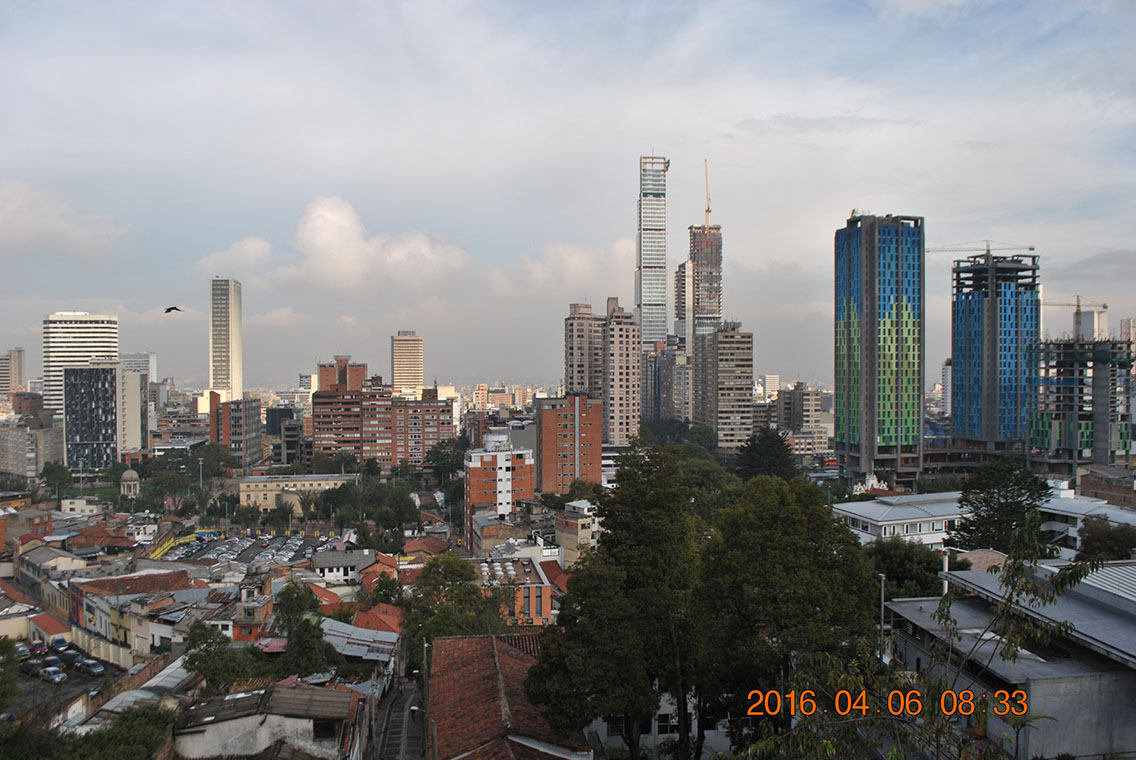
%> input picture 7.JPG, 1136 x 760 px
$ octave --eval "highlight;"   (GNU Octave 9; MATLAB toolbox functions it lacks are replaced by stand-ins)
%> lines starting %> are read from the running program, lines starting %| are printed output that depends on the picture; in (x1, y1, x2, y2) boxes, pixels count from 0 and x2, y2 are one past the last pixel; in counts of white or black regions, pixels touching at a corner belong together; the program's own positions count from 1
%Analisis de la visibilidad atmosferica del centro de la ciudad de Bogotá por medio de la intensidad  de imagenes
%Primer sitio: ML1
%Número de posibles imagenes:6
%Los niveles de las imagenes fueron arrglados previamente en ps, ademas del tamaño de las mismas.
%Se tendra una resolución de 100 pixeles/cm en 1000x~700 pixeles
%La base será la imagen 7
function highlight()

imagen = rgb2gray(imread('7.jpg'));
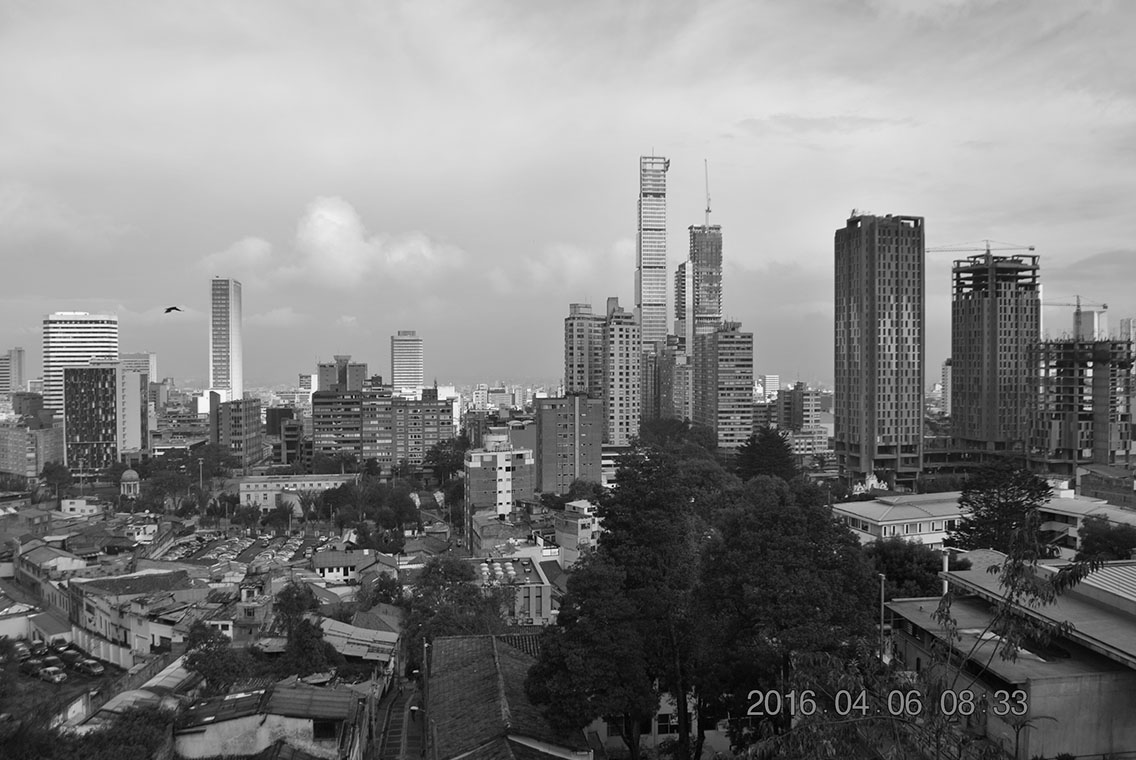
%> imagen: size 760x1136 uint8; min 0, max 255, mean 128.7
zone1 = imagen(360:380,620:640);
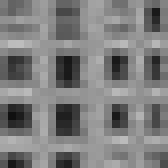
%> zone1: size 21x21 uint8 (shown 8 times larger); min 16, max 189, mean 125.2
prom = mean2(zone1);
%> prom = 125.2
imagen(360:380,620:640) = 0;
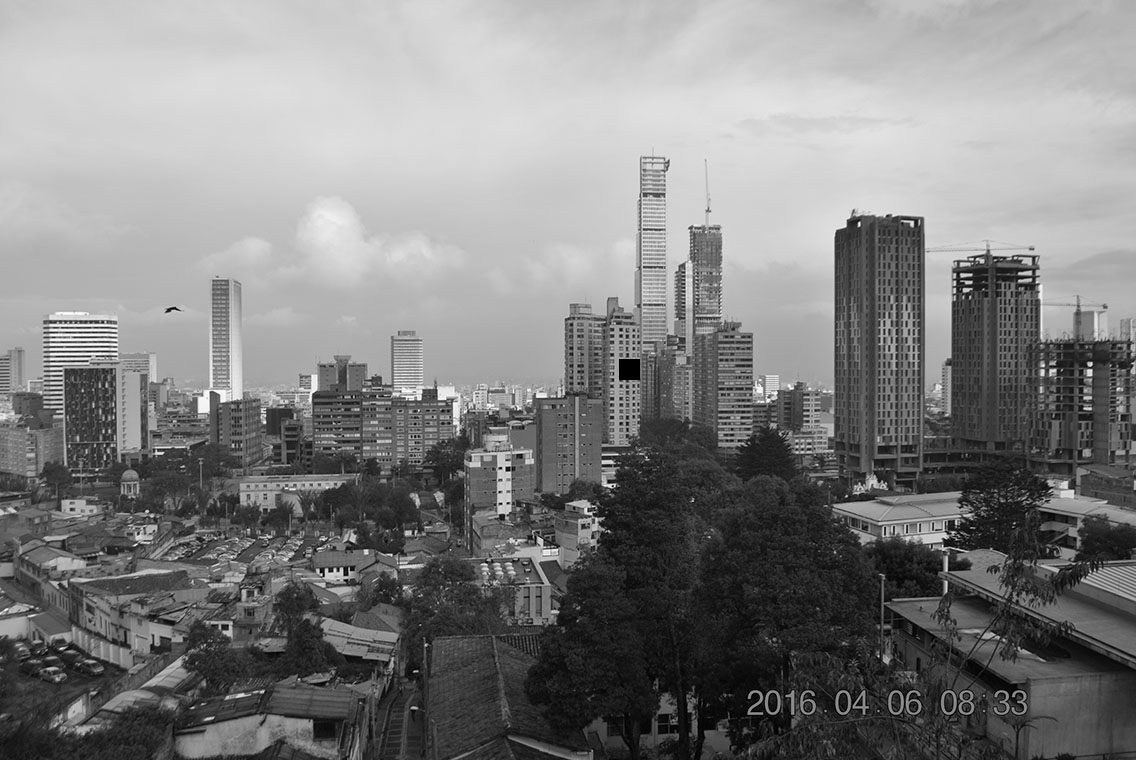
%> imagen: size 760x1136 uint8; 0.05% of pixels changed, all inside (x1, y1, x2, y2) = (619, 359, 640, 380)
fprintf('El promedio de la imagen base es %d, \n ',prom);
%| El promedio de la imagen base es 125.172,
imshow(imagen);
arreglo = zeros(1,6);
arreglo1 = zeros(1,6);
arreglo2 = zeros(1,6);
    for n=1:6

        text = sprintf('%d.jpg',n);
        foto = rgb2gray(imread(text));
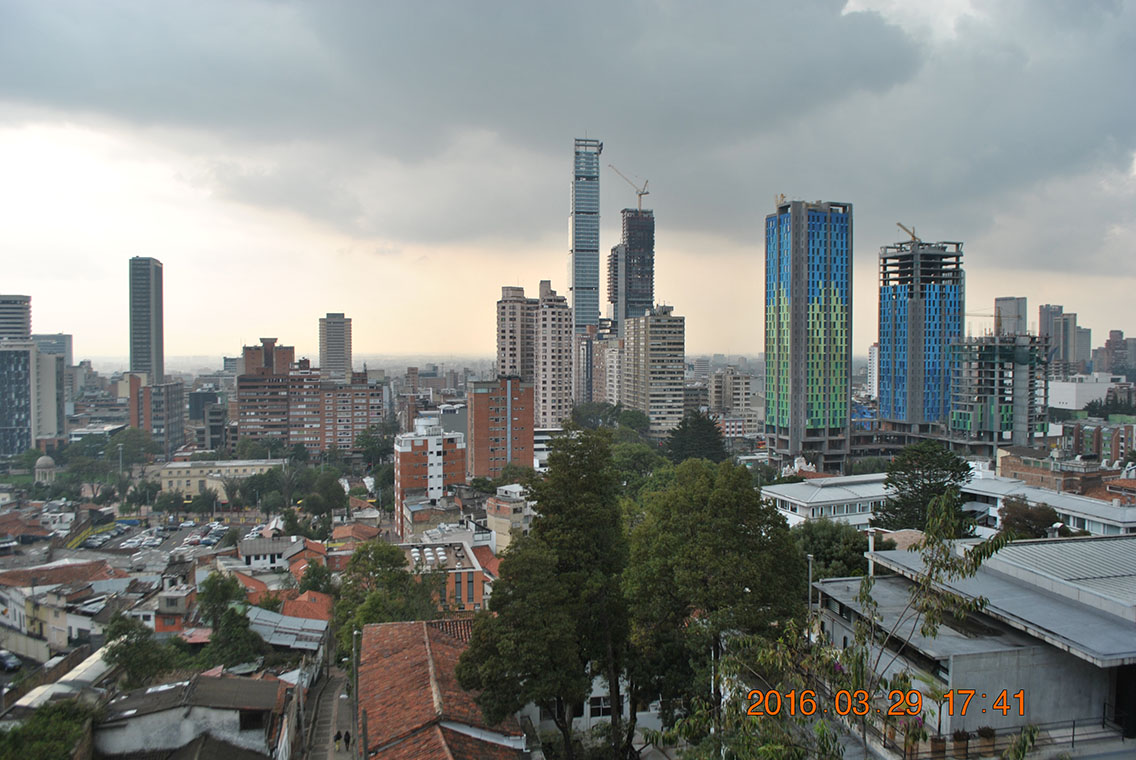
%> input picture 1.JPG, 1136 x 760 px
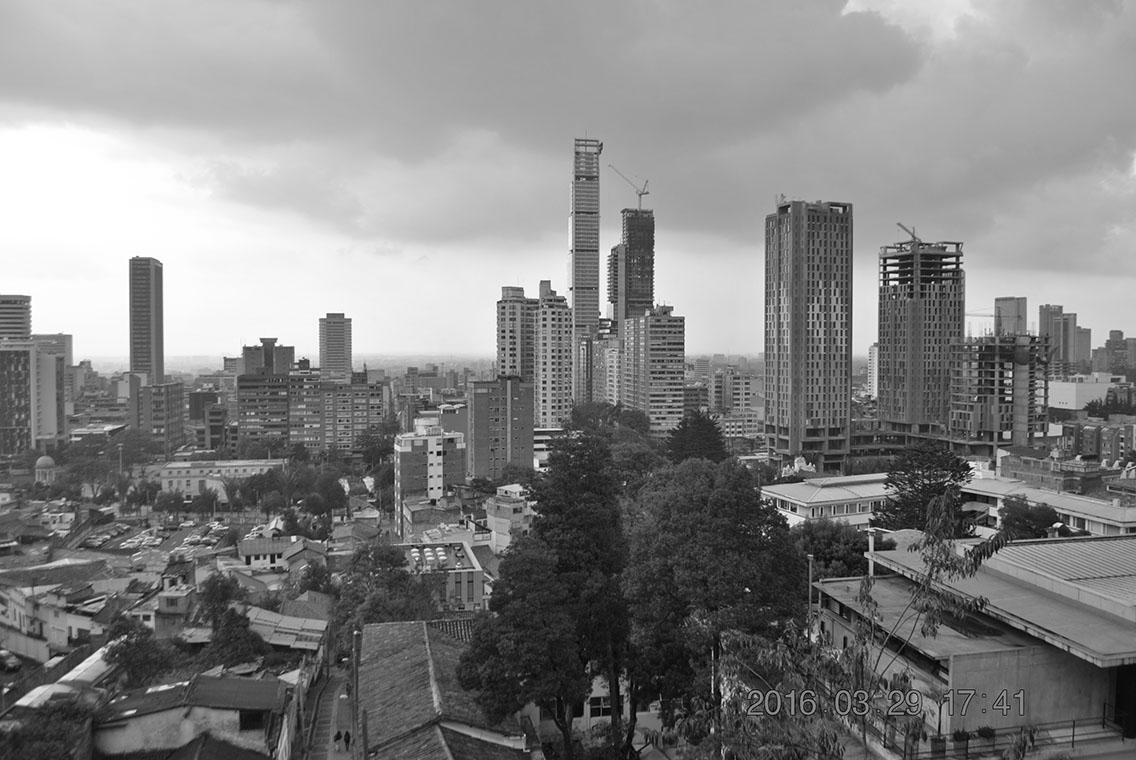
%> foto: size 760x1136 uint8; min 0, max 255, mean 131.3
        zone2 = foto(360:380,620:640);
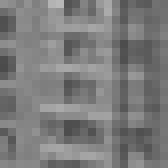
%> zone2: size 21x21 uint8 (shown 8 times larger); min 75, max 184, mean 123.5
        prom2 = mean2(zone2);
%> prom2 = 123.5
        foto(360:380,620:640) = 0;
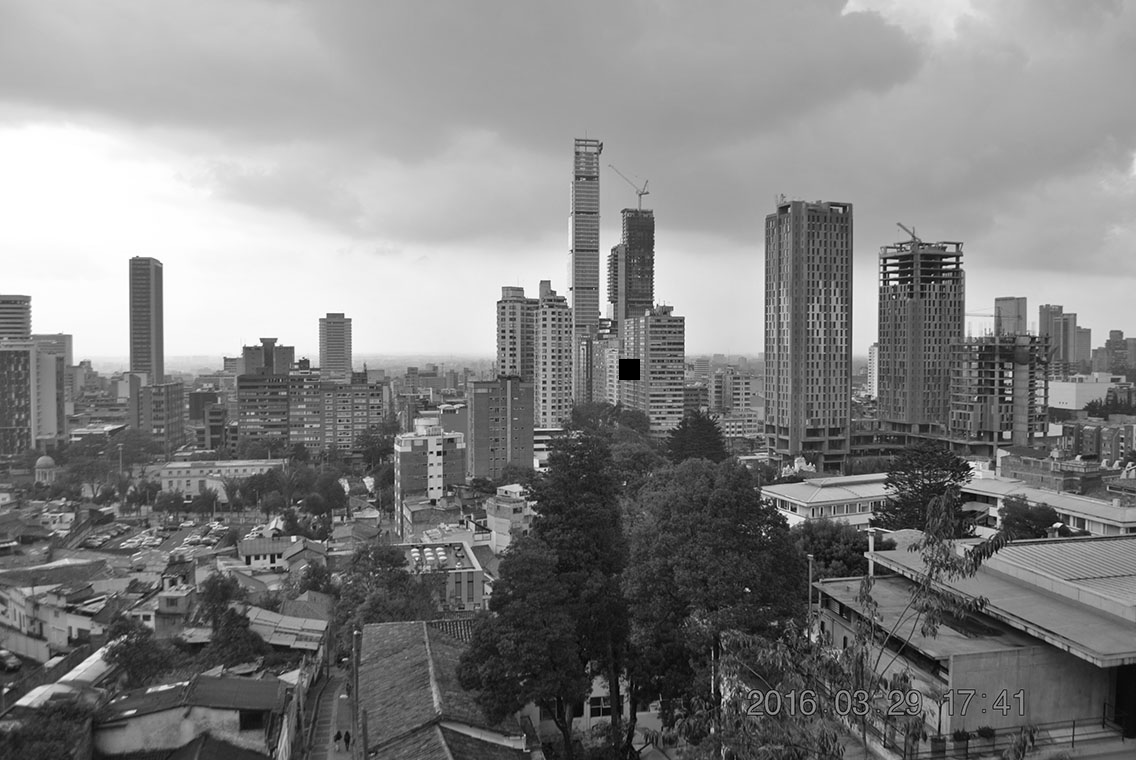
%> foto: size 760x1136 uint8; 0.05% of pixels changed, all inside (x1, y1, x2, y2) = (619, 359, 640, 380)
        arreglo(n) = prom2;
        imshow(foto);

    end

fprintf('El promedio del resto de las imagenes es %d, \n',prom2);

        for n=1:5

        concentracion=(prom-arreglo(n+1))/(prom-arreglo(n));
        arreglo1(n)=concentracion;
        coef=(-(1/13985))*log(concentracion);
        arreglo2(n)=coef;
        promcoef = mean2(arreglo2);

        end

fprintf('La concentración de c(x2)/c(x1) es %d,\n' ,arreglo1);
fprintf('El coeficiente de extinción %d \n',arreglo2);
fprintf('El promedio del coeficiente de extinsión es de %d.',promcoef);

end
%> (the run ends here)
